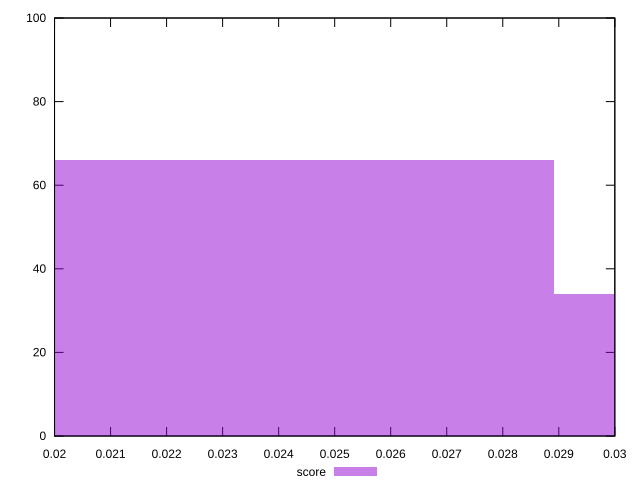

This chart was generated by the following gnuplot code:
reset

$score <<EOF
0.03470490692938404 34
0.02313660461958936 66
EOF

set key outside below
set boxwidth 0.01156830230979468
set xrange [0.02:0.03]
set yrange [0:100]
set trange [0:100]
set style fill transparent solid 0.5 noborder
set terminal svg size 640, 490 enhanced background rgb 'white'
set output "report_00013_2021-02-09T12-04-24.940Z/uses-long-cache-ttl/samples/pages/score/histogram.svg"

plot $score title "score" with boxes

reset
